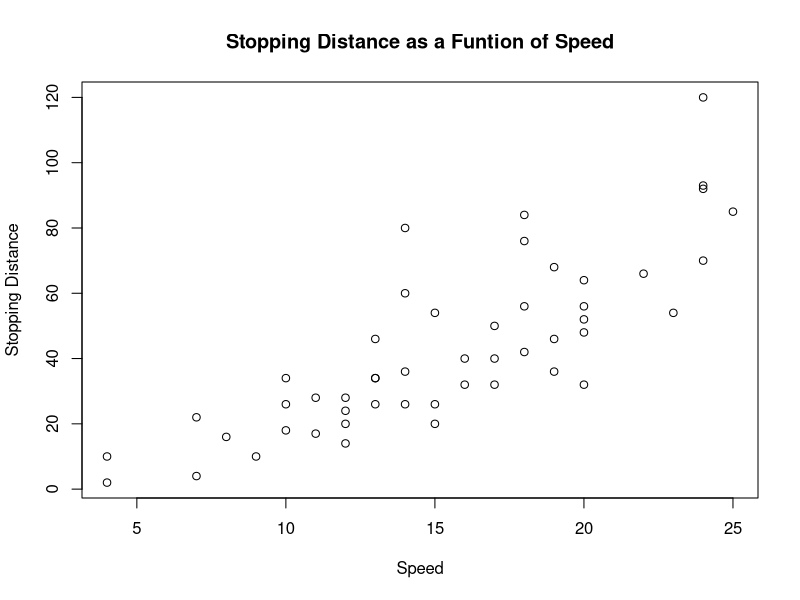
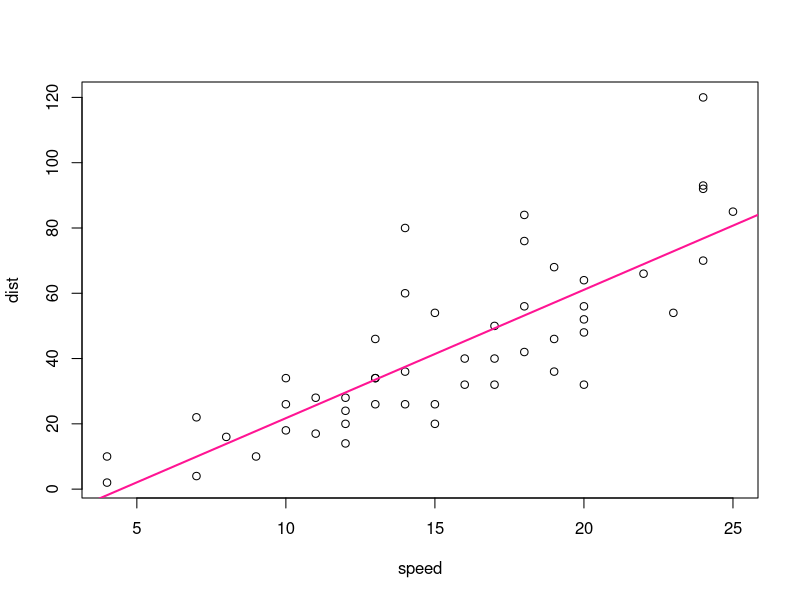
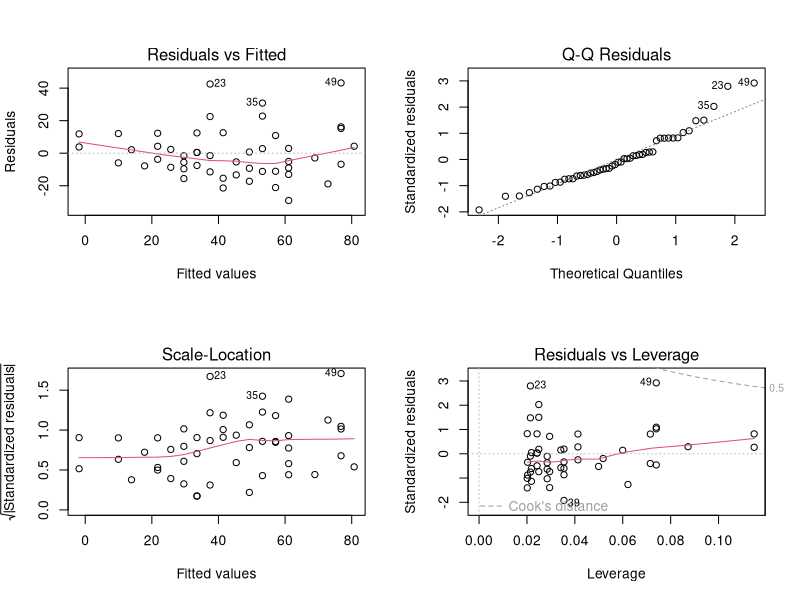
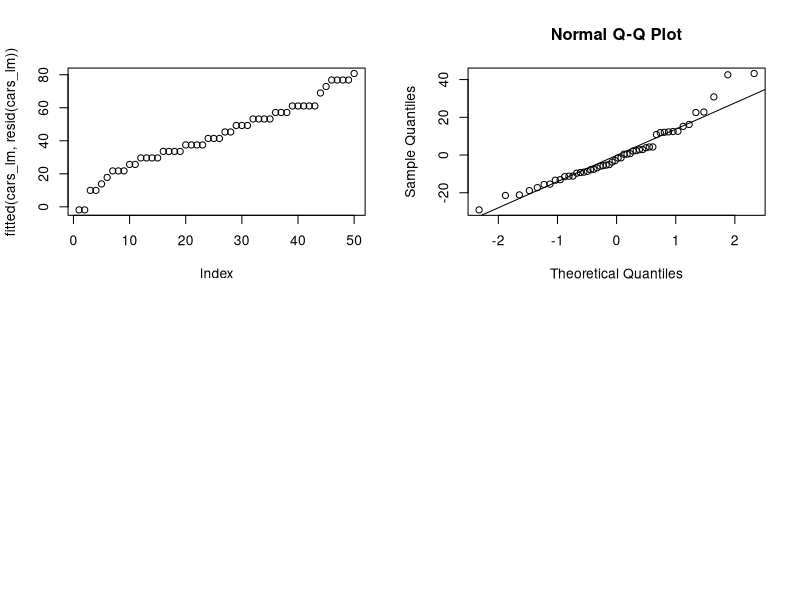

These charts were generated, in order, by the following R code:
## ---- chunk 1
knitr::opts_chunk$set(echo = TRUE, toc=TRUE)
## ---- chunk 2
head(cars)
tail(cars)
## ---- chunk 3
# statistical summary for the data
summary(cars)
## ---- chunk 4
# Check for missing values
sum(is.na(cars))
## ---- chunk 5
plot(cars[,"speed"],cars[,"dist"], main="Stopping Distance as a Funtion of Speed",
    xlab="Speed", ylab="Stopping Distance")
## ---- chunk 6
cars_lm <- lm(dist ~ speed, data = cars)
cars_lm
## ---- chunk 7
plot(dist ~ speed, data=cars)
abline(cars_lm, col = "deeppink", lwd = 2)
## ---- chunk 8
summary(cars_lm)
## ---- chunk 9
par(mfrow=c(2,2))
plot(cars_lm)
## ---- chunk 10
plot(fitted(cars_lm, resid(cars_lm)))
## ---- chunk 11
qqnorm(resid(cars_lm))
qqline(resid(cars_lm))
